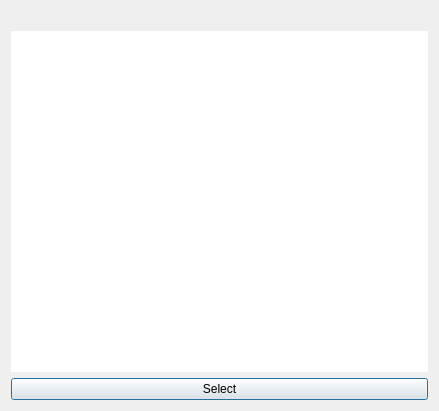
<?xml version="1.0" encoding="UTF-8"?>
<ui version="4.0">
 <class>ListPicker</class>
 <widget class="QDialog" name="ListPicker">
  <property name="geometry">
   <rect>
    <x>0</x>
    <y>0</y>
    <width>439</width>
    <height>411</height>
   </rect>
  </property>
  <property name="windowTitle">
   <string>Dialog</string>
  </property>
  <property name="styleSheet">
   <string notr="true"/>
  </property>
  <layout class="QVBoxLayout" name="verticalLayout_2">
   <item>
    <widget class="QLabel" name="label">
     <property name="text">
      <string/>
     </property>
     <property name="alignment">
      <set>Qt::AlignCenter</set>
     </property>
    </widget>
   </item>
   <item>
    <widget class="QListWidget" name="listWidget">
     <property name="frameShape">
      <enum>QFrame::NoFrame</enum>
     </property>
     <property name="horizontalScrollBarPolicy">
      <enum>Qt::ScrollBarAlwaysOff</enum>
     </property>
     <property name="editTriggers">
      <set>QAbstractItemView::NoEditTriggers</set>
     </property>
     <property name="showDropIndicator" stdset="0">
      <bool>false</bool>
     </property>
     <property name="verticalScrollMode">
      <enum>QAbstractItemView::ScrollPerPixel</enum>
     </property>
     <property name="spacing">
      <number>0</number>
     </property>
     <property name="gridSize">
      <size>
       <width>0</width>
       <height>40</height>
      </size>
     </property>
    </widget>
   </item>
   <item>
    <widget class="QPushButton" name="selectButton">
     <property name="text">
      <string>Select</string>
     </property>
    </widget>
   </item>
  </layout>
 </widget>
 <resources/>
 <connections/>
</ui>
